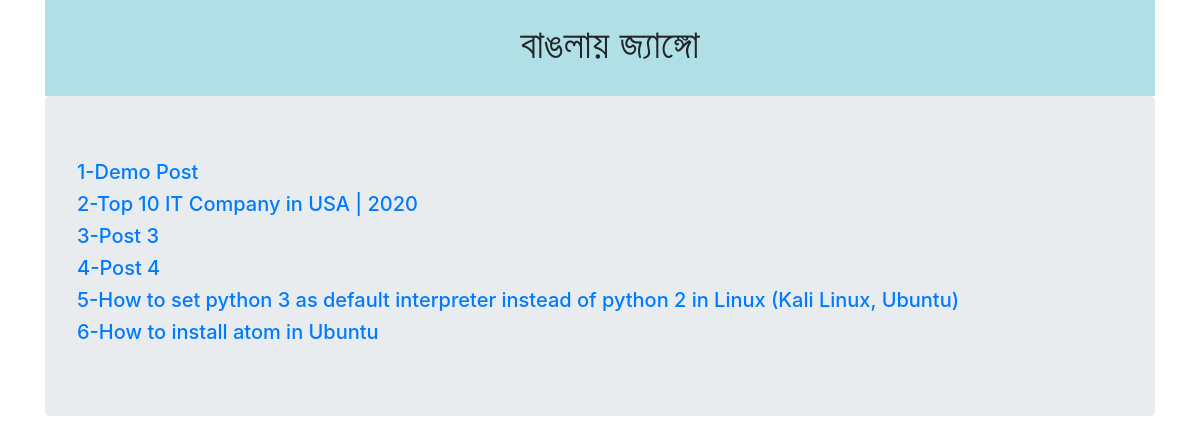
/blog/post-list/, run on the app's committed database.
### blog_post/models.py (models this page shows, shortened)
class Post(models.Model):
    title = models.CharField(max_length=100)
    description = models.TextField()

### blog_post/views.py (the view)
# urls.py: path('post-list/', views.post_list, name='post-list'),
def post_list(request):
    post_list = Post.objects.all()
    return render(request, 'post-list.html', {'post_list': post_list})

### templates/post-list.html
{% extends 'base.html' %}
{% block content %}
    {% for post in post_list %}
              <h5><a href="{% url 'single-post' post.pk %}">{{ post.pk }}-{{ post.title }}</a></h5>
         {% endfor %}
{% endblock %}

### data on the page
Post: pk "1", title "Demo Post"
Post: pk "2", title "Top 10 IT Company in USA | 2020"
Post: pk "3", title "Post 3"
Post: pk "4", title "Post 4"
Post: pk "5", title "How to set python 3 as default interpreter instead of python 2 in Linux (Kali Linux, Ubuntu)"
Post: pk "6", title "How to install atom in Ubuntu"
